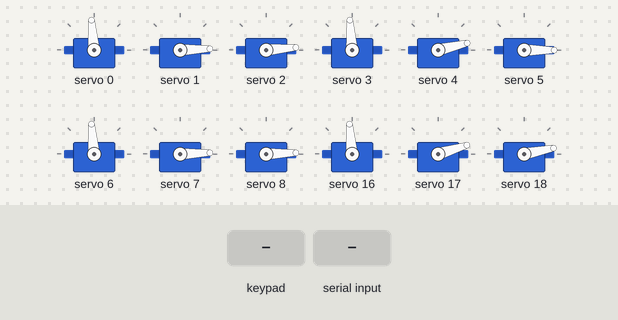
Recording of a sketch running on a simulated ESP32. On the bench: 12 × servo. The inputs (shaded band) are chosen by the test bench. Nothing arrives over Bluetooth unless stated; what the sketch prints to the serial monitor is not drawn.

Above: at 12.2 s.
12.3 s: key 'T' pressed
At 14.3 s:
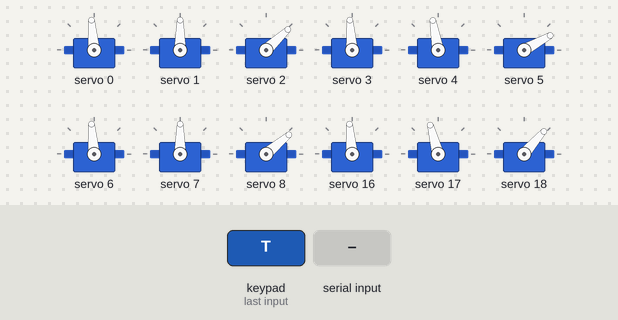
15.0 s: "w" received over Serial
At 15.16 s:
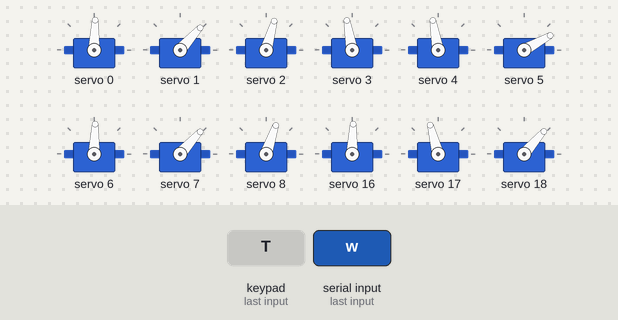
18.0 s: "s" received over Serial
At 18.16 s:
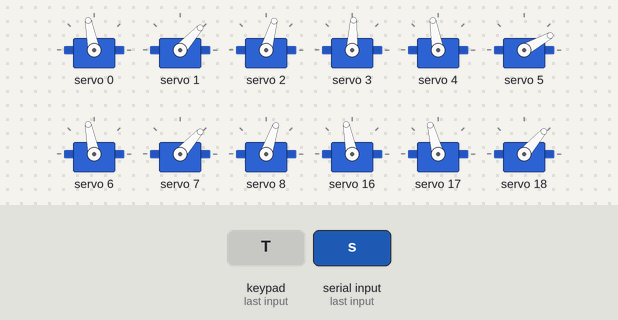
21.0 s: "a" received over Serial
At 21.48 s:
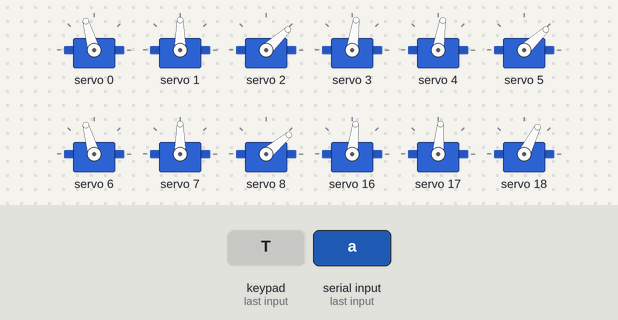
24.0 s: "d" received over Serial
At 24.48 s:
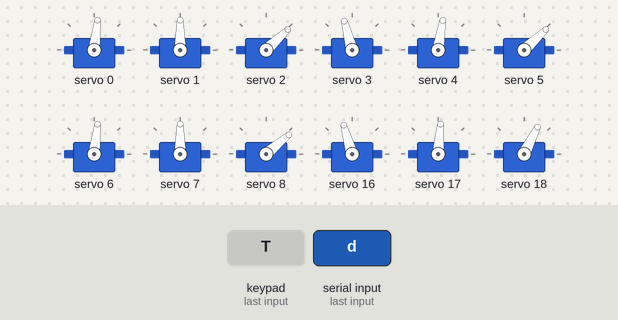
Timing chart, 0 to 27.0 s (numbered marks = the images above; inputs shaded):
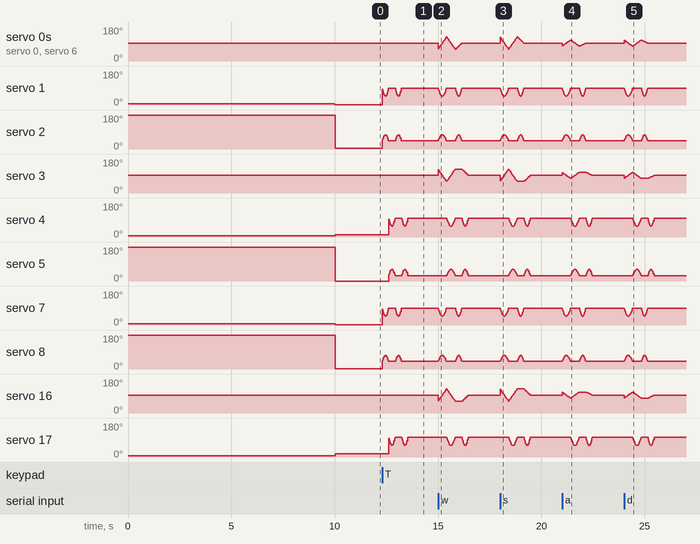

The sketch:

Hexapod.ino
```cpp
#include <Adafruit_PWMServoDriver.h>
#include "leg.h"
#include "move.h"
#include <Ps3Controller.h>
#include "Control.h"


void setup() {
  Serial.begin(115200);
  board1.begin();
  board1.setPWMFreq(60);
  board2.begin();
  board2.setPWMFreq(60);

  for (int i = 0; i < 18; i++) {
    setServoAngle(i, defaultangle[i]);
    delay(500);
  }
delay(1000);
leg1(90,10,10);
leg2(90,10,10);
leg3(90,10,10);
leg4(90,10,10);
leg5(90,10,10);
leg6(90,10,10);

//delay(1000);

//leg1(90,115,140);
//leg2(90,115,140);
//leg3(90,115,140);
//leg4(90,115,140);
//leg5(90,115,140);
//leg6(90,115,140);

  delay(1000);


  Ps3.attachOnConnect(onPs3Connect);
  Ps3.attachOnDisconnect(onPs3Disconnect);
  Ps3.begin();
  printEsp32Mac();
  Serial.println("Waiting for PS3 controller...");
}

char lastMode = 'x';

void loop() {

  updateModeFromPs3();


  if (Serial.available()) {
    char c = Serial.read();
    if (c == 'w' || c == 's' || c == 'n' || c == 'x'|| c == 'a'|| c == 'd') {
      mode = c;
    }
  }


  if (mode != lastMode) {
    if (mode == 'x' || mode == 'n') {
      standNeutral();
    }
    lastMode = mode;
  }

  if (mode == 'w') {
    walkForwardStep();
  } else if (mode == 's') {
    walkBackwardStep();
  }else if (mode == 'd') {
    turnRight(1);
  }else if (mode == 'a') {
    turnLeft(1);
  }


}
```

Control.h
```cpp
const int deadzone = 35;       // ignore small stick drift
bool ps3Connected = false;
char mode = 'x'; // current walking mode, controlled over Serial or PS3
void onPs3Connect() {
  ps3Connected = true;
  Serial.println("PS3 controller connected.");
}

void onPs3Disconnect() {
  ps3Connected = false;
  mode = 'x';
  Serial.println("PS3 controller disconnected. Robot stopped.");
}

// Reads controller state and sets `mode` just like a Serial command would
void updateModeFromPs3() {
  if (!Ps3.isConnected()) return;

  int ly = Ps3.data.analog.stick.ly; // left stick vertical, -128..127
  int lx = Ps3.data.analog.stick.lx; // left stick horizontal, -128..127

  // Triangle = stand neutral / stop
  if (Ps3.event.button_down.triangle) {
    mode = 'n';
    return;
  }


  if (ly < -deadzone) {
    mode = 'w';        // stick pushed up -> forward
  } else if (ly > deadzone) {
    mode = 's';        // stick pulled down -> backward
  } else if (lx > deadzone) {
    mode = 'd';        // stick right -> turn right
  } else if (lx < -deadzone) {
    mode = 'a';        // stick left -> turn left
  } else {
    mode = 'x';        // stick centered -> hold position
  }
}

void printEsp32Mac() {
  // Helpful once, to know which MAC to pair the PS3 controller to
  Serial.print("ESP32 Bluetooth MAC: ");
  Serial.println(Ps3.getAddress());
}
```

leg.h
```cpp
Adafruit_PWMServoDriver board1 = Adafruit_PWMServoDriver(0x40);       // called this way, it uses the default address 0x40
Adafruit_PWMServoDriver board2 = Adafruit_PWMServoDriver(0x41);
#define SERVOMIN  125                                                 // this is the 'minimum' pulse length count (out of 4096)
#define SERVOMAX  625                                                 // this is the 'maximum' pulse length count (out of 4096)

int angleToPulse(int ang)                             //gets angle in degree and returns the pulse width
  {  ang = constrain(ang, 0, 180);                    // clamp first — offsets like mid-5, mid+9 etc.
                                                       // can push values outside 0-180, which used to
                                                       // send out-of-range pulses and make servos jerk
     int pulse = map(ang,0, 180, SERVOMIN,SERVOMAX);  // map angle of 0 to 180 to Servo min and Servo max
     //Serial.print("Angle: ");Serial.print(ang);
     //Serial.print(" pulse: ");Serial.println(pulse);
     return pulse;
  };
int servoChannel[18] = {
  0,  1,  2,   // Kaki 1: Coxa, Femur, Tibia
  3,  4,  5,   // Kaki 2
  6,  7,  8,   // Kaki 3
  9, 10, 11,   // Kaki 4
  12, 13, 14,  // Kaki 5
  15, 16, 17   // Kaki 6 → butuh board PCA kedua jika pakai 18 channel
};

int defaultangle[18]={
  90,10,180,
  90,10,180,
  90,10,180,
  90,10,180,
  90,10,180,
  90,10,180,
};

void setServoAngle(int index, int angle) {
  int channel = servoChannel[index];
  int pulse = map(angle, 0, 180, SERVOMIN, SERVOMAX);

  // Jika hanya punya 1 modul PCA9685, channel harus 0-15
  if (channel >= 0 && channel <= 8) {
    board1.setPWM(channel, 0, pulse);
  }
  // Tambahan: jika pakai 2 modul PCA, perlu panggil driver kedua
  else if (channel >= 9) {
    board2.setPWM(channel - 9, 0, pulse);
  }
}


void leg1(int atas,int mid,int bawah){
  board1.setPWM(0, 0, angleToPulse(atas));
  board1.setPWM(1, 0, angleToPulse(mid-5));
  board1.setPWM(2, 0, angleToPulse(bawah-2));
}
void leg2(int atas,int mid,int bawah){
  board1.setPWM(3, 0, angleToPulse(atas-1));
  board1.setPWM(4, 0, angleToPulse(mid+5));
  board1.setPWM(5, 0, angleToPulse(bawah-15));
}
void leg3(int atas,int mid,int bawah){
  board1.setPWM(6, 0, angleToPulse(atas));
  board1.setPWM(7, 0, angleToPulse(mid-5));
  board1.setPWM(8, 0, angleToPulse(bawah-5));
}
void leg4(int atas,int mid,int bawah){
  board2.setPWM(0, 0, angleToPulse(atas));
  board2.setPWM(1, 0, angleToPulse(mid+9));
  board2.setPWM(2, 0, angleToPulse(bawah+3));
}
void leg5(int atas,int mid,int bawah){
  board2.setPWM(3, 0, angleToPulse(atas));
  board2.setPWM(4, 0, angleToPulse(mid));
  board2.setPWM(5, 0, angleToPulse(bawah-11));
}
void leg6(int atas,int mid,int bawah){
  board2.setPWM(6, 0, angleToPulse(atas));
  board2.setPWM(7, 0, angleToPulse(mid-7));
  board2.setPWM(8, 0, angleToPulse(bawah-2));
}
```

move.h
```cpp
#include <math.h>

// --- Neutral pose
int neutralCoxa  = 90;
int neutralFemur = 90;   // 90
int neutralTibia = 45;   // 45

// --- Gait tuning parameters (ADJUST THESE ON THE REAL ROBOT) ---
int stepAngle   = 30;   // how far the coxa swings forward/back each step (deg)
int liftFemur   = 40;   // how much femur lifts the leg off the ground (deg)
int liftTibia   = 30;   // how much tibia curls to help lift (deg)
int stepDelay   = 200;  // ms — total time budget for ONE tripod half-step (swing+push)
int smoothSteps = 20;   // resolution of the interpolation; higher = smoother but slower to update

//     coxa "forward" to mean opposite rotation directions. ---
int coxaDir[6] = { 1, 1, 1, -1, -1, -1 };

// --- Turning direction split (tune independently from coxaDir) ---
int turnDir[6] = { -1, -1, -1, -1, -1, -1 };
int turnAngle  = 15; // how far each leg swings per turn step (deg)

// --- Track the last commanded pose of every leg so we can always
int currentCoxa[6], currentFemur[6], currentTibia[6];
bool poseInitialized = false;

void initPoseIfNeeded() {
  if (poseInitialized) return;
  for (int i = 0; i < 6; i++) {
    currentCoxa[i]  = neutralCoxa;
    currentFemur[i] = neutralFemur;
    currentTibia[i] = neutralTibia;
  }
  poseInitialized = true;
}

float lerp(float a, float b, float t) {
  return a + (b - a) * t;
}


void setLeg(int legNum, int coxa, int femur, int tibia) {
  currentCoxa[legNum - 1]  = coxa;
  currentFemur[legNum - 1] = femur;
  currentTibia[legNum - 1] = tibia;

  switch (legNum) {
    case 1: leg1(coxa, femur, tibia); break;
    case 2: leg2(coxa, femur, tibia); break;
    case 3: leg3(coxa, femur, tibia); break;
    case 4: leg4(coxa, femur, tibia); break;
    case 5: leg5(coxa, femur, tibia); break;
    case 6: leg6(coxa, femur, tibia); break;
  }
}


void tripodPhase(int swingLegs[3], int stanceLegs[3], int coxaOffset, int dirTable[6]) {
  initPoseIfNeeded();

  // Remember start pose for the 6 legs involved (some may not move, that's fine)
  int startCoxa[6], startFemur[6], startTibia[6];
  for (int i = 0; i < 6; i++) {
    startCoxa[i]  = currentCoxa[i];
    startFemur[i] = currentFemur[i];
    startTibia[i] = currentTibia[i];
  }

  int perStepDelay = max(2, stepDelay / smoothSteps);

  for (int s = 1; s <= smoothSteps; s++) {
    float t = (float)s / smoothSteps;

    // Sine arc: 0 -> 1 -> 0 Simple Inverse Kinematic half circle cycle
    float liftArc = sin(t * PI);
    int femurLifted = neutralFemur - (int)(liftFemur * liftArc);
    int tibiaLifted  = neutralTibia + (int)(liftTibia * liftArc);

    // Swinging tripod: coxa sweeps from -offset to +offset, foot lifts mid-swing
    for (int i = 0; i < 3; i++) {
      int leg = swingLegs[i];
      int targetCoxa = neutralCoxa + dirTable[leg - 1] * lerp(-coxaOffset, coxaOffset, t);
      setLeg(leg, targetCoxa, femurLifted, tibiaLifted);
    }


    for (int i = 0; i < 3; i++) {
      int leg = stanceLegs[i];
      int targetCoxa = neutralCoxa + dirTable[leg - 1] * lerp(coxaOffset, -coxaOffset, t);
      setLeg(leg, targetCoxa, neutralFemur, neutralTibia);
    }

    delay(perStepDelay);
  }
}

// One full walking cycle
void walkForwardStep() {
  int tripodA[3] = {1, 3, 5};
  int tripodB[3] = {2, 4, 6};
  tripodPhase(tripodA, tripodB, stepAngle, coxaDir); // A swings forward, B pushes
  tripodPhase(tripodB, tripodA, stepAngle, coxaDir); // B swings forward, A pushes
}

void walkBackwardStep() {
  int tripodA[3] = {1, 3, 5};
  int tripodB[3] = {2, 4, 6};
  tripodPhase(tripodA, tripodB, -stepAngle, coxaDir);
  tripodPhase(tripodB, tripodA, -stepAngle, coxaDir);
}

// --- Turning
void turnRightStep() {
  int tripodA[3] = {1, 3, 5};
  int tripodB[3] = {2, 4, 6};
  tripodPhase(tripodA, tripodB, turnAngle, turnDir);
  tripodPhase(tripodB, tripodA, turnAngle, turnDir);
}

void turnLeftStep() {
  int tripodA[3] = {1, 3, 5};
  int tripodB[3] = {2, 4, 6};
  tripodPhase(tripodA, tripodB, -turnAngle, turnDir);
  tripodPhase(tripodB, tripodA, -turnAngle, turnDir);
}

void turnRight(int steps) {
  for (int i = 0; i < steps; i++) turnRightStep();
}

void turnLeft(int steps) {
  for (int i = 0; i < steps; i++) turnLeftStep();
}

void walkForward(int steps) {
  for (int i = 0; i < steps; i++) walkForwardStep();
}

void walkBackward(int steps) {
  for (int i = 0; i < steps; i++) walkBackwardStep();
}


void standNeutralGroup(int legs[3]) {
  int startCoxa[3], startFemur[3], startTibia[3];
  for (int i = 0; i < 3; i++) {
    int leg = legs[i];
    startCoxa[i]  = currentCoxa[leg - 1];
    startFemur[i] = currentFemur[leg - 1];
    startTibia[i] = currentTibia[leg - 1];
  }

  int perStepDelay = max(2, stepDelay / smoothSteps);
  for (int s = 1; s <= smoothSteps; s++) {
    float t = (float)s / smoothSteps;

    // Same lift-arc shape as tripodPhase(): 0 -> 1 -> 0
    float liftArc = sin(t * PI);
    int femurLifted = neutralFemur - (int)(liftFemur * liftArc);
    int tibiaLifted = neutralTibia + (int)(liftTibia * liftArc);

    for (int i = 0; i < 3; i++) {
      int leg = legs[i];
      int targetCoxa = lerp(startCoxa[i], neutralCoxa, t);
      setLeg(leg, targetCoxa, femurLifted, tibiaLifted);
    }
    delay(perStepDelay);
  }

  // Make sure it lands exactly on neutral, feet planted
  for (int i = 0; i < 3; i++) {
    setLeg(legs[i], neutralCoxa, neutralFemur, neutralTibia);
  }
}


void standNeutral() {
  initPoseIfNeeded();

  int tripodA[3] = {1, 3, 5};
  int tripodB[3] = {2, 4, 6};
  standNeutralGroup(tripodA);
  standNeutralGroup(tripodB);
}
```
